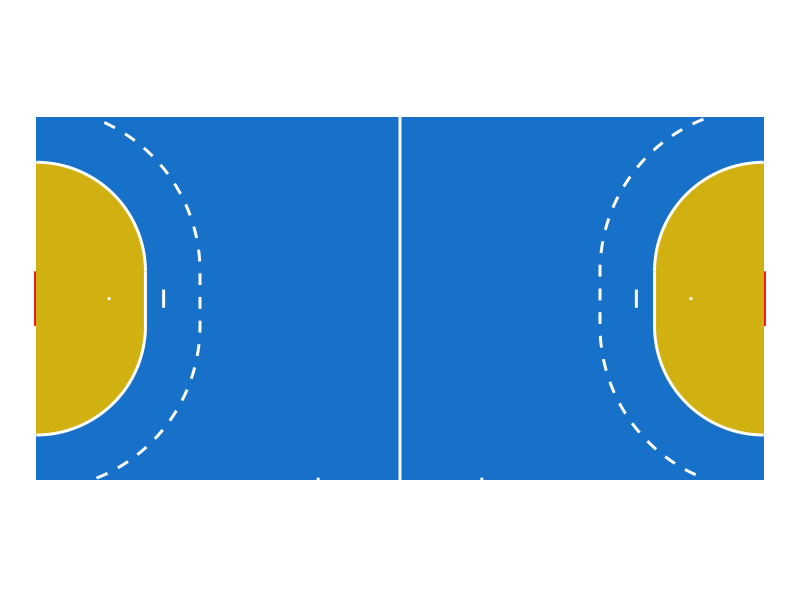
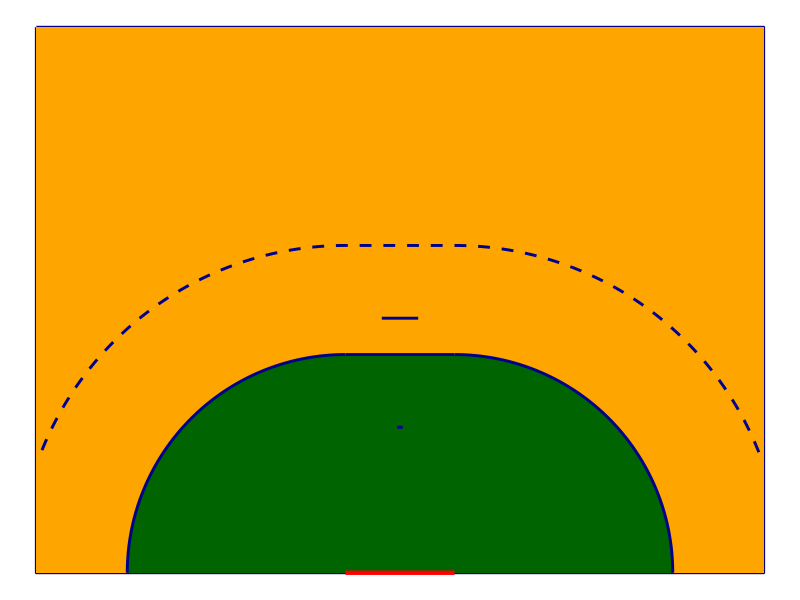
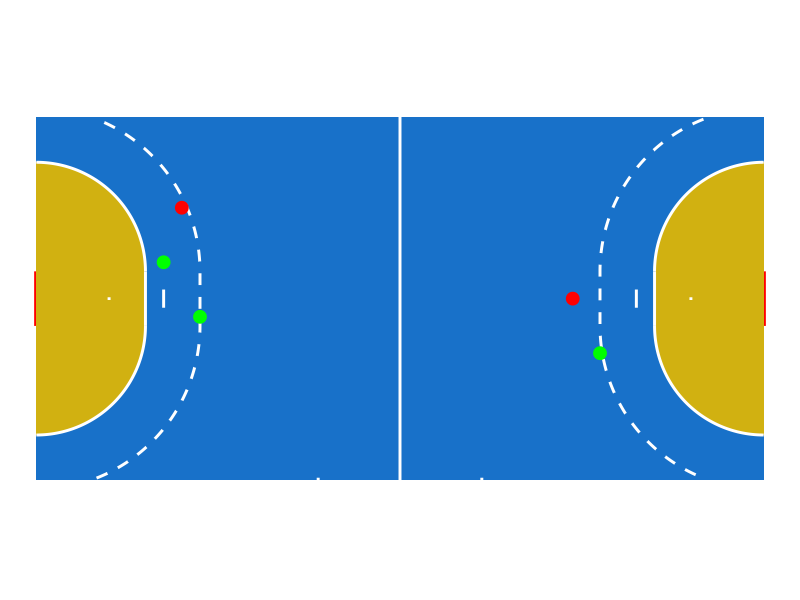

The R script that drew these images, in order:
## ---- chunk 1
library(ggplot2)

draw_circle <- function(center = c(0, 0),
                        diameter = 1, 
                        npoints = 12000, 
                        start = 0, 
                        end = 2){
  
  tt <- seq(start*pi, end*pi, length.out = npoints)
  
  data.frame(
    x = center[1] + diameter / 2 * cos(tt),
    y = center[2] + diameter / 2 * sin(tt)
  )

}

## ---- chunk 2

side_and_goal_lines <- 
  data.frame(x = c(-20, 20, 20, -20, -20),
             y = c(-10, -10, 10, 10, -10))

center_line <- 
  data.frame(x = c(0, 0),
             y = c(-10, 10))

goal1 <- 
  data.frame(x = c(-20, -20),
             y = c(-1.5, 1.5))

goal2 <- 
  data.frame(x = c(20, 20),
             y = c(-1.5, 1.5))


front6_1 <- 
  data.frame(x = c(-14, -14),
             y = c(-1.5, 1.5))

front6_2 <- 
  data.frame(x = c(14, 14),
             y = c(-1.5, 1.5))


quart_circle6_1_1 <- 
  draw_circle(center = c(-20, -1.5), 
              diameter = 12, 
              start = 1.5, end = 2)

quart_circle6_1_2 <- 
  draw_circle(center = c(-20, 1.5), 
              diameter = 12, 
              start = 0, end = 0.5)

quart_circle6_2_1 <- 
  draw_circle(center = c(20, -1.5), 
              diameter = 12, 
              start = 1, end = 1.5)

quart_circle6_2_2 <- 
  draw_circle(center = c(20, 1.5), 
              diameter = 12,
              start = 0.5, end = 1)


# Both 9m circles will be linked by a straight 3m line 

free_thr9_1_1 <- 
  draw_circle(center = c(-20, -1.5),
              diameter = 18, 
              start = 1.62, end = 2)

free_thr9_1_2 <- 
  draw_circle(center = c(-20, 1.5),
              diameter = 18, 
              start = 0, end = 0.38)

free_thr_compl1 <- rbind(free_thr9_1_1, free_thr9_1_2)


# Both 9m circles will be linked by a straight 3m line 

free_thr9_2_1 <- 
  draw_circle(center = c(20, -1.5),
              diameter = 18, 
              start = 1, end = 1.38)

free_thr9_2_2 <- 
  draw_circle(center = c(20, 1.5), 
              diameter = 18, 
              start = 0.62, end = 1)

free_thr_compl2 <- rbind(free_thr9_2_2, free_thr9_2_1)



goal_restr_1 <-
  data.frame(x = c(-16, -16),
             y = c(-0.075, 0.075))

goal_restr_2 <-
  data.frame(x = c(16, 16),
             y = c(-0.075, 0.075))

sevenm_1 <- 
  data.frame(x = c(-13, -13),
             y = c(-0.5, 0.5))

sevenm_2 <-
  data.frame(x = c(13, 13),
             y = c(-0.5, 0.5))

substitution_1 <- 
  data.frame(x = c(-4.5, -4.5),
             y = c(-10.15, -9.85))

substitution_2 <- 
  data.frame(x = c(4.5, 4.5),
             y = c(-10.15, -9.85))

side_and_goal_lines_half <- 
  data.frame(x = c(5, 20, 20, 5, 5),
             y = c(-10, -10, 10, 10, -10))

six_m1 <- rbind(quart_circle6_1_1, quart_circle6_1_2)

six_m2 <- rbind(quart_circle6_2_1, quart_circle6_2_2)


## ---- chunk 3
court <- function(vertical = FALSE, flip = FALSE, court_color = '#1871c9', 
                  area_color = '#d1b111', lines_color = 'white'){

  make_flip <- NULL
  
  if(flip) make_flip <- '-'
  
  type_of_plot <- 
    ifelse(vertical,
           paste0('aes(y, ', make_flip, 'x)'),
           paste0('aes(', make_flip, 'x, ', 'y)'))
  
  
 plot <- ggplot(mapping = eval(parse(text = type_of_plot))) +
    geom_path(data = side_and_goal_lines, size = 1, color = lines_color) +
    geom_path(data = goal1, color = 'red', size = 1.5) +
    geom_path(data = goal2, color = 'red', size = 1.5) +
    geom_polygon(data = side_and_goal_lines, fill = court_color) +
    geom_path(data = center_line, size = 1, color = lines_color) +
    geom_polygon(data = six_m1, fill = area_color) +
    geom_polygon(data = six_m2, fill = area_color) +
    geom_path(data = front6_1, size = 1, color = lines_color) +
    geom_path(data = front6_2, size = 1, color = lines_color) +
    geom_path(data = quart_circle6_1_1, size = 1, color = lines_color) +
    geom_path(data = quart_circle6_1_2, size = 1, color = lines_color) +
    geom_path(data = quart_circle6_2_1, size = 1, color = lines_color) +
    geom_path(data = quart_circle6_2_2, size = 1, color = lines_color) +
    geom_path(data = free_thr_compl1, linetype = 'dashed', size = 1, color = lines_color) +
    geom_path(data = free_thr_compl2, linetype = 'dashed', size = 1, color = lines_color) +
    geom_path(data = goal_restr_1, size = 1, color = lines_color) +
    geom_path(data = goal_restr_2, size = 1, color = lines_color) +
    geom_path(data = sevenm_1, size = 1, color = lines_color) +
    geom_path(data = sevenm_2, size = 1, color = lines_color) +
    geom_path(data = substitution_1, size = 1, color = lines_color) +
    geom_path(data = substitution_2, size = 1, color = lines_color) +
    coord_fixed() + # We want to maintain the 40x20 proportion
    theme_void()
  
  return(plot)
}

## ---- chunk 4
half_court <- function(vertical = TRUE, flip = FALSE, court_color = '#1871c9', 
                       area_color = '#d1b111', lines_color = 'white'){
  
  make_flip <- NULL
  
  if(flip) make_flip <- '-'
  
  type_of_plot <- 
    ifelse(vertical,
           paste0('aes(y, ', make_flip, 'x)'),
           paste0('aes(', make_flip, 'x, ', 'y)'))
  
  
  plot <- ggplot(mapping = eval(parse(text = type_of_plot))) +
    geom_path(data = side_and_goal_lines_half, size = 1, color = lines_color) +
    geom_polygon(data = side_and_goal_lines_half, fill = court_color) +
    geom_polygon(data = six_m2, fill = area_color) +
    geom_path(data = goal2, color = 'red', size = 1.5) +
    geom_path(data = front6_2, size = 1, color = lines_color) +
    geom_path(data = quart_circle6_2_1, size = 1, color = lines_color) +
    geom_path(data = quart_circle6_2_2, size = 1, color = lines_color) +
    geom_path(data = free_thr_compl2, linetype = 'dashed', size = 1, color = lines_color) +
    geom_path(data = goal_restr_2, size = 1, color = lines_color) +
    geom_path(data = sevenm_2, size = 1, color = lines_color) +
    coord_fixed() +
    theme_void()
  
  return(plot)
}
## ---- chunk 5
court()

## ---- chunk 6
half_court(vertical = TRUE, flip = TRUE, 
           court_color = 'orange',
           area_color = 'darkgreen', 
           lines_color = 'darkblue')
## ---- chunk 7
shots <-
  data.frame(x = c(-13, -12, 11, -11, 9.5),
             y = c(2, 5, -3, -1, 0),
             goal = c(1, 0, 1, 1, 0))
## ---- chunk 8
court() +
      geom_point(data = shots, aes(x, y),
                 color = ifelse(shots$goal == 1, 'Green', 'Red'),
                 size = 4)
